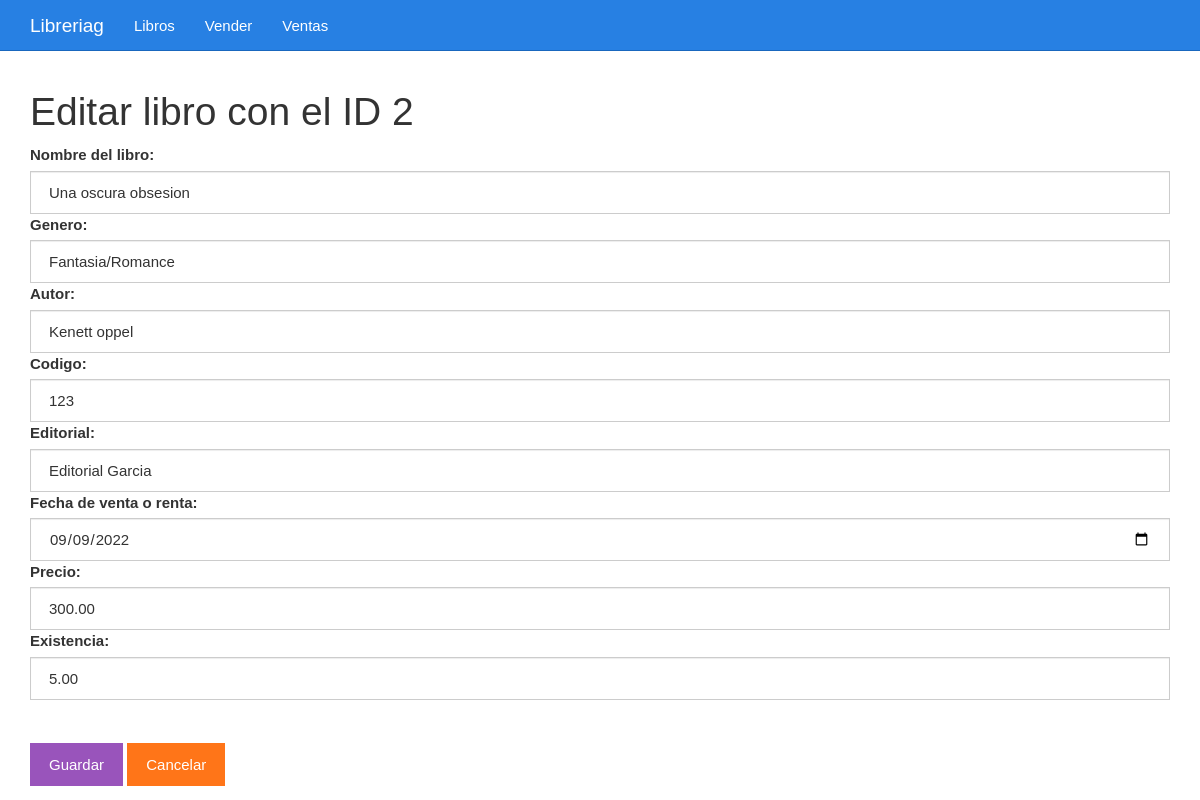
The page /editar.php?id=2 on the database its author committed.
### tables this page shows
CREATE TABLE `tbl_libro` (
  `id` bigint(20) UNSIGNED NOT NULL,
  `nombre_libro` varchar(100) NOT NULL,
  `genero` varchar(100) NOT NULL,
  `autor_libro` varchar(100) NOT NULL,
  `codigo_fabrica` varchar(255) NOT NULL,
  `editorial` varchar(255) NOT NULL,
  `fecha_venta_renta` date NOT NULL,
  `precio` decimal(10,2) NOT NULL,
  `existencia` decimal(5,2) NOT NULL
);

### editar.php (the view, shortened to what this page needs)
<?php
$id = $_GET["id"];
include_once "base_de_datos.php";
$sentencia = $base_de_datos->prepare("SELECT * FROM tbl_libro WHERE id = ?;");
$sentencia->execute([$id]);
$producto = $sentencia->fetch(PDO::FETCH_OBJ);
?>
<?php include_once "encabezado.php" ?>
	<div class="col-xs-12">
		<h1>Editar libro con el ID <?php echo $producto->id; ?></h1>
		<form method="post" action="guardarDatosEditados.php">
			<label for="nombre_libro">Nombre del libro:</label>
			<input value="<?php echo $producto->nombre_libro ?>" class="form-control" name="nombre_libro" required type="text" id="nombre_libro" placeholder="Nombre del libro">
			<label for="genero">Genero:</label>
			<input value="<?php echo $producto->genero ?>" class="form-control" name="genero" required type="text" id="genero" placeholder="Genero del libro">
			<label for="autor_libro">Autor:</label>
			<input value="<?php echo $producto->autor_libro ?>" class="form-control" name="autor_libro" required type="text" id="autor_libro" placeholder="Autor del libro">
			<label for="codigo_fabrica">Codigo:</label>
			<input value="<?php echo $producto->codigo_fabrica ?>" class="form-control" name="codigo_fabrica" required type="number" id="codigo_fabrica" placeholder="Codigo">
			<label for="editorial">Editorial:</label>
			<input value="<?php echo $producto->editorial ?>" class="form-control" name="editorial" required type="text" id="editorial" placeholder="Editorial">
			<label for="fecha_venta_renta">Fecha de venta o renta:</label>
			<input value="<?php echo $producto->fecha_venta_renta ?>" class="form-control" name="fecha_venta_renta" required type="date" id="fecha_venta_renta" placeholder="Fecha de la venta o renta">
			<label for="precio">Precio:</label>
			<input value="<?php echo $producto->precio ?>" class="form-control" name="precio" required type="number" id="precio" placeholder="Precio de libro">
			<label for="existencia">Existencia:</label>
			<input value="<?php echo $producto->existencia ?>" class="form-control" name="existencia" required type="number" id="existencia" placeholder="Cantidad o existencia">
			<br><br><input class="btn btn-info" type="submit" value="Guardar">
			<a class="btn btn-warning" href="./listar.php">Cancelar</a>
		</form>
	</div>
<?php include_once "pie.php" ?>

### css/estilo.css (style rules this page uses)
body { padding-top: 70px; }

### rows shown on the page
tbl_libro: id "2", nombre_libro "Una oscura obsesion", genero "Fantasia/Romance", autor_libro "Kenett oppel", codigo_fabrica "123", editorial "Editorial Garcia", fecha_venta_renta "09/09/2022", precio "300.00", existencia "5.00"
